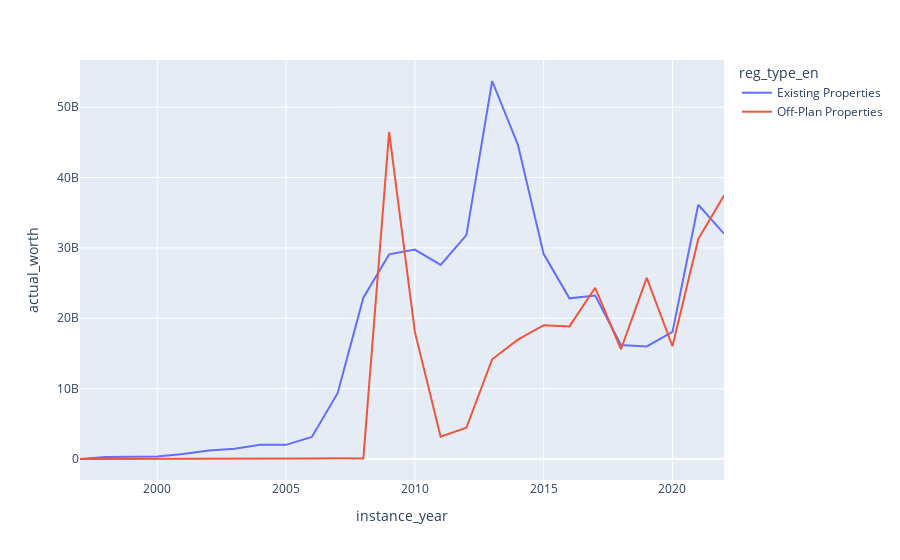

Notebook code cell kept with this figure:
### Markdown cell above
## Registration type By Year

### Code cell
plot_df = dld_sub.groupby(["instance_year", "reg_type_en"], as_index=False)["actual_worth"].agg(sum)
    
px.line(
    data_frame=plot_df,
    x="instance_year",
    y="actual_worth",
    color="reg_type_en"
)

### Figure 1 — Plotly figure (JSON) as saved in the notebook; plotly's stock layout.template omitted (floating-point values rounded to 4 significant figures)
{"data": [{"hovertemplate": "reg_type_en=Existing Properties<br>instance_year=%{x}<br>actual_worth=%{y}<extra></extra>", "legendgroup": "Existing Properties", "line": {"color": "#636efa", "dash": "solid"}, "marker": {"symbol": "circle"}, "mode": "lines", "name": "Existing Properties", "orientation": "v", "showlegend": true, "type": "scatter", "x": [1997, 1998, 1999, 2000, 2001, 2002, 2003, 2004, 2005, 2006, 2007, 2008, 2009, 2010, 2011, 2012, 2013, 2014, 2015, 2016, 2017, 2018, 2019, 2020, 2021, 2022], "xaxis": "x", "y": [9025000, 270811582, 331675109, 359923548, 696602001, 1204662263, 1455036753, 2023685143, 2009930389, 3122639054, 9353420077, 22933924010, 29082462439, 29758412268, 27595530551, 31819637410, 53725908135, 44659932114, 29120053527, 22839394772, 23244516670, 16191127331, 15998950717, 18056310657, 36134993212, 32023646302], "yaxis": "y"}, {"hovertemplate": "reg_type_en=Off-Plan Properties<br>instance_year=%{x}<br>actual_worth=%{y}<extra></extra>", "legendgroup": "Off-Plan Properties", "line": {"color": "#EF553B", "dash": "solid"}, "marker": {"symbol": "circle"}, "mode": "lines", "name": "Off-Plan Properties", "orientation": "v", "showlegend": true, "type": "scatter", "x": [1997, 1998, 1999, 2000, 2001, 2002, 2003, 2004, 2005, 2006, 2007, 2008, 2009, 2010, 2011, 2012, 2013, 2014, 2015, 2016, 2017, 2018, 2019, 2020, 2021, 2022], "xaxis": "x", "y": [0, 0, 0, 0, 0, 0, 0, 49153700, 35864891, 53769560, 111300933, 88474179, 46490987063, 18062279084, 3177266258, 4437987595, 14175131298, 16957322061, 19015335151, 18845882191, 24332420017, 15597501105, 25747135567, 16023968284, 31260823107, 37438541289], "yaxis": "y"}], "layout": {"legend": {"title": {"text": "reg_type_en"}, "tracegroupgap": 0}, "margin": {"t": 60}, "xaxis": {"anchor": "y", "domain": [0, 1], "title": {"text": "instance_year"}}, "yaxis": {"anchor": "x", "domain": [0, 1], "title": {"text": "actual_worth"}}}}
